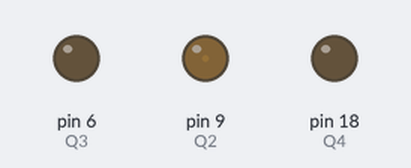
Recording of a sketch running on a simulated Arduino Uno, built with avr-gcc and run on an emulated ATmega328P. Shown: output pins drawn as LEDs (lit = HIGH).

Above: at 0.05 s.
At 2.05 s:
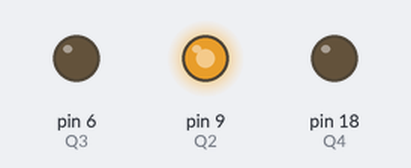
At 4.05 s:
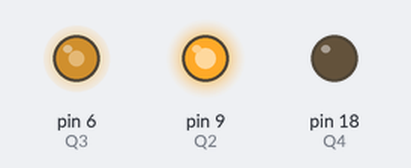
At 8.1 s:
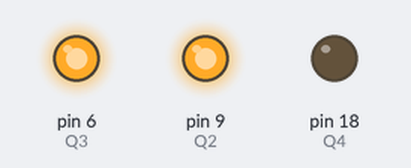
Timing chart, 0 to 10.5 s (numbered marks = the images above):
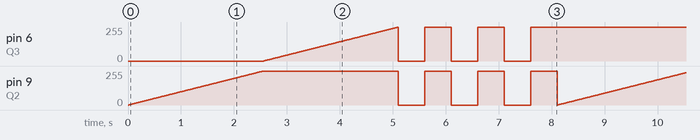

The sketch:

FitaLed_ViaSerial.pde
```cpp
#define Q2 9
#define Q3 6
#define Q4 18


void setup() {
  Serial.begin(9600);
  pinMode(Q2, OUTPUT); //red
  pinMode(Q3, OUTPUT); //green
  pinMode(Q4, OUTPUT);
}

int red;
int green;
int blue;

void loop() {


  /*if(Serial.available()>0)
  {
    red = byte(Serial.read());
    delay(20);

    green =  byte(Serial.read());
    delay(20);
    blue= byte(Serial.read());
    delay(20);
    //red = red = -1 ? 0 : red;
    //blue = blue = -1 ? 0 : blue;
    //green = green = -1 ? 0 : green;
  }
  analogWrite(Q2, red);
  //analogWrite(Q3, green);
  //digitalWrite(Q4, blue);
  */
  for(int x=0;x<255;x++) {
    analogWrite(Q2, x);
    delay(10);
  }
  for(int x=0;x<255;x++) {
    analogWrite(Q3, x);
    delay(10);
  }
  desligar();
  delay(500);
  ligar();
  delay(500);
  desligar();
  delay(500);
  ligar();
  delay(500);
  desligar();
  delay(500);
  ligar();
  delay(500);

}
void desligar() {
  analogWrite(Q2,0);
  analogWrite(Q3,0);
}
void ligar() {
  analogWrite(Q2,255);
  analogWrite(Q3,255);
}
```

Measured:
- by itself, pin 6 (Q3), pin 9 (Q2): moves between 0/255 and 255/255, repeating every 8.1 s
